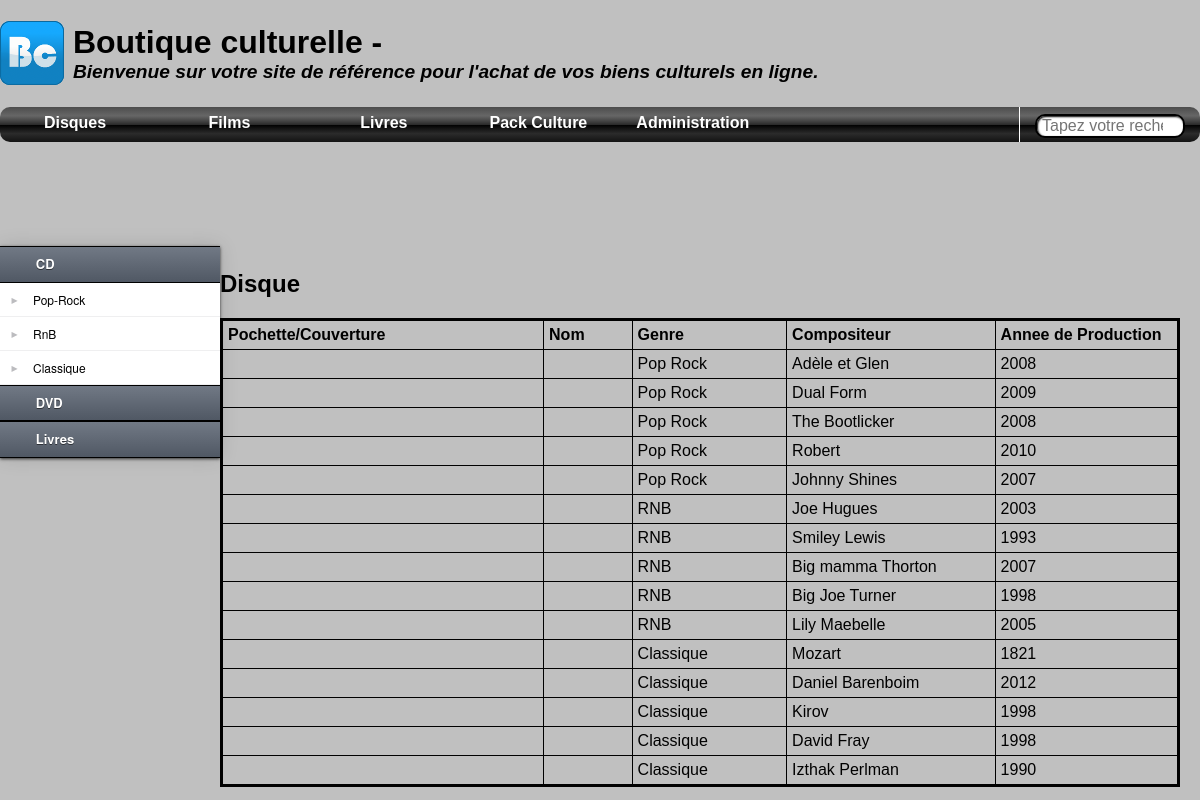
Page /pageCD.php on the committed database.
### tables this page shows
CREATE TABLE Disque (
  id INT NOT NULL,
  genre VARCHAR(45) NOT NULL,
  compositeur VARCHAR(45) NOT NULL,
  anneeProduction INT NOT NULL,
  PRIMARY KEY (id)
);

### pageCD.php (the view, shortened to what this page needs)
<!DOCTYPE html>
<html lang="fr">
	<head>
		<link rel="stylesheet" href="css/style.css" />
		<link rel="stylesheet" href="jquery-ui/base/jquery-ui.css" />
		<link rel="stylesheet" href="jquery.tablesorter/theme.default.css" />
		<link rel="stylesheet" href="jquery.tablesorter/jquery.tablesorter.pager.css" />
<?php
	require_once('inc/db.inc.php');
	include_once('inc/header.inc.php');
?>
<br/> <br/><br/>
<div id="menu2">
	<ul class="menu">
		<li  classe ="item1"><a href="#">CD</a>
			<ul class= "shown">
				<li><a href="#">Pop-Rock </a></li>
				<li><a href="#">RnB </a></li>
				<li><a href="#">Classique </a></li>
			</ul>
		</li>
		<li  class ="item2"><a href="DVD.html">DVD</a>
		</li>
		<li  class="item3"><a href="livre.html">Livres</a>
		</li>
	</ul>
</div>
<br/> <br/><br/>
<div>
<h2><?php echo 'Disque';?></h2>
	<table id="tableau-catalogue" classe="results" border="1">
		<tr>
			<th>Pochette/Couverture</th>
			<th>Nom</th>
			<th>Genre</th>
			<th>Compositeur</th>
			<th>Annee de Production</th>
		</tr>
		<tr>
<?php
		$results = $db->query('SELECT * FROM Disque');
			while($data = $results->fetch()) {
		print_r($row);
?>
			<td class="image">
			</td>
			<td><?php echo $data['nom'];?></td>
			<td><?php echo $data['genre'];?></td>
			<td><?php echo $data['compositeur'];?></td>
			<td><?php echo $data['anneeProduction'];?></td>
		</tr>
<?php
			}
?>
	</table>
</div>

### css/style.css (style rules this page uses)
body { font-family: sans-serif; min-width: 850px; margin: 0; padding: 0; background: #C0C0C0; }
body > * { max-width: 1200px; margin-left: auto; margin-right: auto; }
.shown { display:visible; }
a { text-decoration: none; }
ul, ul ul { margin: 0; padding: 0; list-style: none; }
#menu2 { width: 220px; float:left; margin: 50px auto; font-size: 0.8125em; }
.menu { width: auto; height: auto; -webkit-box-shadow: 0px 1px 3px 0px rgba(0,0,0,.73), 0px 0px 18px 0px rgba(0,0,0,.13); -moz-box-shadow: 0px 1px 3px 0px rgba(0,0,0,.73), 0px 0px 18px 0px rgba(0,0,0,.13); box-shadow: 0px 1px 3px 0px rgba(0,0,0,.73), 0px 0px 18px 0px rgba(0,0,0,.13); }
.menu > li > a { background-color: #000000; background-image: -webkit-gradient(linear, left top, left bottom, from(rgb(114, 122, 134)),to(rgb(80, 88, 100))); background-image: -webkit-linear-gradient(top, rgb(114, 122, 134), rgb(80, 88, 100)); background-image: -moz-linear-gradient(top, rgb(114, 122, 134), rgb(80, 88, 100)); background-image: -o-linear-gradient(top, rgb(114, 122, 134), rgb(80, 88, 100)); background-image: -ms-linear-gradient(top, rgb(114, 122, 134), rgb(80, 88, 100)); background-image: linear-gradient(top, rgb(114, 122, 134), rgb(80, 88, 100)); filter: progid:DXImageTransform.Microsoft.gradient(GradientType=0,StartColorStr='#000000', EndColorStr='#000000'); border-bottom: 1px solid #000000; -webkit-box-shadow: inset 0px 1px 0px 0px #000000; -moz-box-shadow: inset 0px 1px 0px 0px #000000; box-shadow: inset 0px 1px 0px 0px #000000; width: 100%; height: 2.75em; line-height: 2.75em; text-indent: 2.75em; display: block; position: relative; font-family: "Helvetica Neue", Helvetica, Arial, sans-serif; font-weight: 600; color: #fff; text-shadow: 0px 1px 0px rgba(0,0,0,.5); }
.menu ul li a { background: #fff; border-bottom: 1px solid #efeff0; width: 100%; height: 2.75em; line-height: 2.75em; text-indent: 2.75em; display: block; position: relative; font-family: "Helvetica Neue", Helvetica, Arial, sans-serif; font-size: 0.923em; font-weight: 400; color: #000000; }
.menu > li > a:before { content: ''; background-image: url(../images/sprite.png); background-repeat: no-repeat; font-size: 36px; height: 1em; width: 1em; position: absolute; left: 0; top: 50%; margin: -.5em 0 0 0; }
.menu > li > ul li a:before { content: '▶'; font-size: 8px; color: #bcbcbf; position: absolute; width: 1em; height: 1em; top: 0; left: -2.7em; }
#tableau-catalogue { border: medium solid #000000; border-collapse: collapse; width: 80%; }
th { border: thin solid #000000; width: 10px; padding: 5px; }
td { border: thin solid #000000; width: 10px; padding: 5px; }
tr { border: thin solid #000000; width: 10px; padding: 5px; text-align: left; }

### rows in the picture
disque: genre "Pop Rock", compositeur "Adèle et Glen", anneeProduction "2008"
disque: genre "Pop Rock", compositeur "Dual Form", anneeProduction "2009"
disque: genre "Pop Rock", compositeur "The Bootlicker", anneeProduction "2008"
disque: genre "Pop Rock", compositeur "Robert", anneeProduction "2010"
disque: genre "Pop Rock", compositeur "Johnny Shines", anneeProduction "2007"
disque: genre "RNB", compositeur "Joe Hugues", anneeProduction "2003"
disque: genre "RNB", compositeur "Smiley Lewis", anneeProduction "1993"
disque: genre "RNB", compositeur "Big mamma Thorton", anneeProduction "2007"
disque: genre "RNB", compositeur "Big Joe Turner", anneeProduction "1998"
disque: genre "RNB", compositeur "Lily Maebelle", anneeProduction "2005"
disque: genre "Classique", compositeur "Mozart", anneeProduction "1821"
disque: genre "Classique", compositeur "Daniel Barenboim", anneeProduction "2012"
disque: genre "Classique", compositeur "Kirov", anneeProduction "1998"
disque: genre "Classique", compositeur "David Fray", anneeProduction "1998"
disque: genre "Classique", compositeur "Izthak Perlman", anneeProduction "1990"
